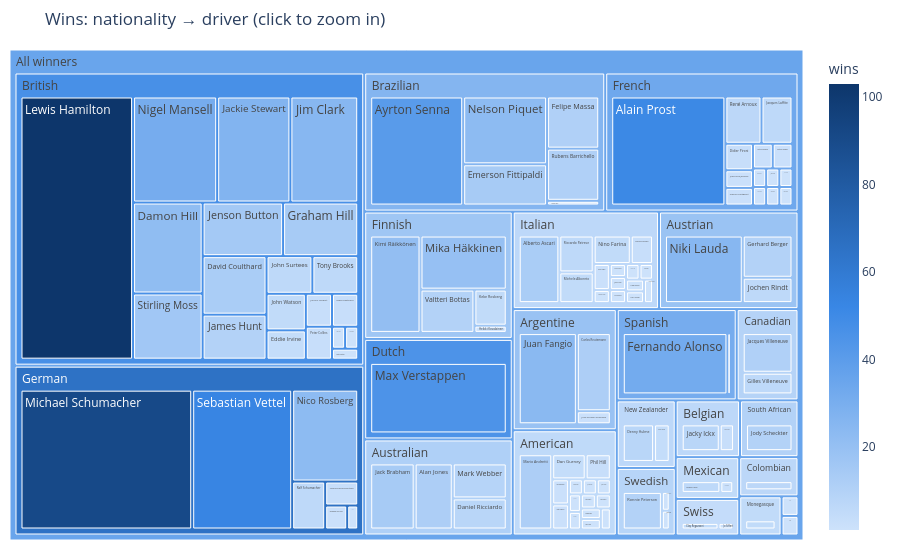
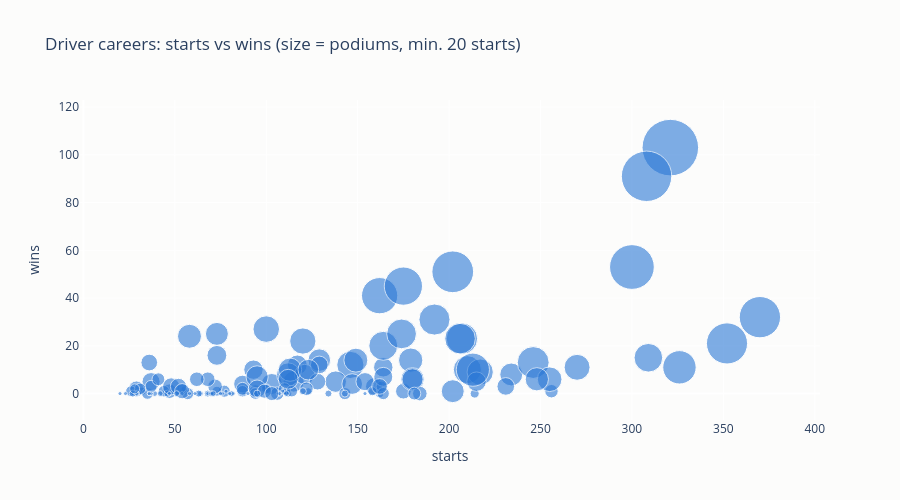

Notebook cell for these charts, in order:
### Code cell
# Bonus: interactive charts (hover with the mouse). Requires: pip install plotly
try:
    import plotly.express as px
    car = (df.groupby(['driver_name', 'nationality'])
             .agg(starts=('resultId', 'size'), wins=('positionOrder', lambda s: (s == 1).sum()),
                  podiums=('positionOrder', lambda s: (s <= 3).sum()), first=('year', 'min'), last=('year', 'max'))
             .reset_index())
    tm = car[car['wins'] > 0]
    fig = px.treemap(tm, path=[px.Constant('All winners'), 'nationality', 'driver_name'], values='wins',
                     color='wins', color_continuous_scale=['#cde2fb', '#3987e5', '#0d366b'],
                     title='Wins: nationality → driver (click to zoom in)')
    fig.update_layout(margin=dict(t=50, l=10, r=10, b=10), height=550)
    fig.show()

    fig = px.scatter(car[car['starts'] >= 20], x='starts', y='wins', size='podiums', size_max=40,
                     hover_name='driver_name', hover_data=['nationality', 'first', 'last'],
                     color_discrete_sequence=[C['blue']], opacity=0.6,
                     title='Driver careers: starts vs wins (size = podiums, min. 20 starts)')
    fig.update_layout(height=500, plot_bgcolor=SURFACE, paper_bgcolor=SURFACE)
    fig.show()
except ImportError:
    print('plotly is not installed — skipping the interactive charts (pip install plotly).')

### Figure 1 — Plotly figure (JSON) as saved in the notebook; plotly's stock layout.template omitted (floating-point values rounded to 4 significant figures; data arrays with more than 128 entries replaced by an {"elided": "..."} marker saying what was removed)
{"data": [{"branchvalues": "total", "customdata": {"elided": "137x1 float values"}, "domain": {"x": [0, 1], "y": [0, 1]}, "hovertemplate": "labels=%{label}<br>wins_sum=%{value}<br>parent=%{parent}<br>id=%{id}<br>wins=%{color}<extra></extra>", "ids": {"elided": "137 str values"}, "labels": {"elided": "137 str values"}, "marker": {"coloraxis": "coloraxis", "colors": {"elided": "137 float values"}}, "name": "", "parents": {"elided": "137 str values"}, "type": "treemap", "values": {"elided": "137 float values"}}], "layout": {"coloraxis": {"colorbar": {"title": {"text": "wins"}}, "colorscale": [[0, "#cde2fb"], [0.5, "#3987e5"], [1, "#0d366b"]]}, "height": 550, "legend": {"tracegroupgap": 0}, "margin": {"b": 10, "l": 10, "r": 10, "t": 50}, "title": {"text": "Wins: nationality → driver (click to zoom in)"}}}

### Figure 2 — Plotly figure (JSON) as saved in the notebook; plotly's stock layout.template omitted (floating-point values rounded to 4 significant figures; data arrays with more than 128 entries replaced by an {"elided": "..."} marker saying what was removed)
{"data": [{"customdata": {"elided": "262x3 mixed values"}, "hovertemplate": "<b>%{hovertext}</b><br><br>starts=%{x}<br>wins=%{y}<br>podiums=%{marker.size}<br>nationality=%{customdata[0]}<br>first=%{customdata[1]}<br>last=%{customdata[2]}<extra></extra>", "hovertext": {"elided": "262 str values"}, "legendgroup": "", "marker": {"color": "#2a78d6", "opacity": 0.6, "size": {"elided": "262 int values"}, "sizemode": "area", "sizeref": 0.1219, "symbol": "circle"}, "mode": "markers", "name": "", "orientation": "v", "showlegend": false, "type": "scatter", "x": {"elided": "262 int values"}, "xaxis": "x", "y": {"elided": "262 int values"}, "yaxis": "y"}], "layout": {"height": 500, "legend": {"itemsizing": "constant", "tracegroupgap": 0}, "paper_bgcolor": "#fcfcfb", "plot_bgcolor": "#fcfcfb", "title": {"text": "Driver careers: starts vs wins (size = podiums, min. 20 starts)"}, "xaxis": {"anchor": "y", "domain": [0, 1], "title": {"text": "starts"}}, "yaxis": {"anchor": "x", "domain": [0, 1], "title": {"text": "wins"}}}}
